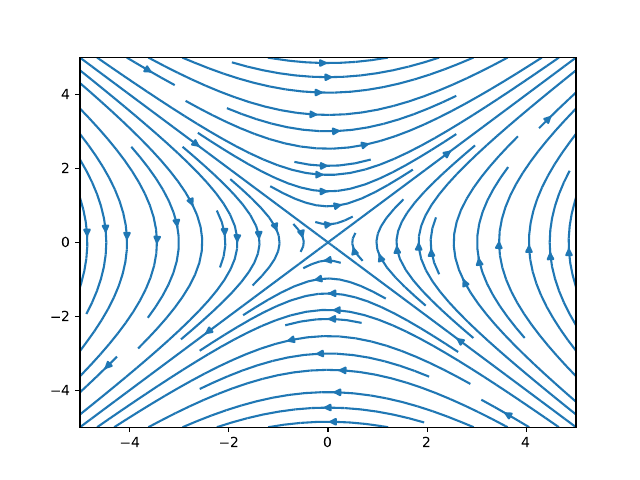

Here is the Python script that generated this plot:
import numpy as np
import matplotlib.pyplot as plt

#use stream plot to create the flow lines
x,y = np.meshgrid(np.linspace(-5,5,10),np.linspace(-5,5,10))
u = y
v = x
plt.streamplot(x,y,u,v)

#save as pdg and pgf
plt.savefig('v3.pdf')
plt.savefig('v3.pgf')
